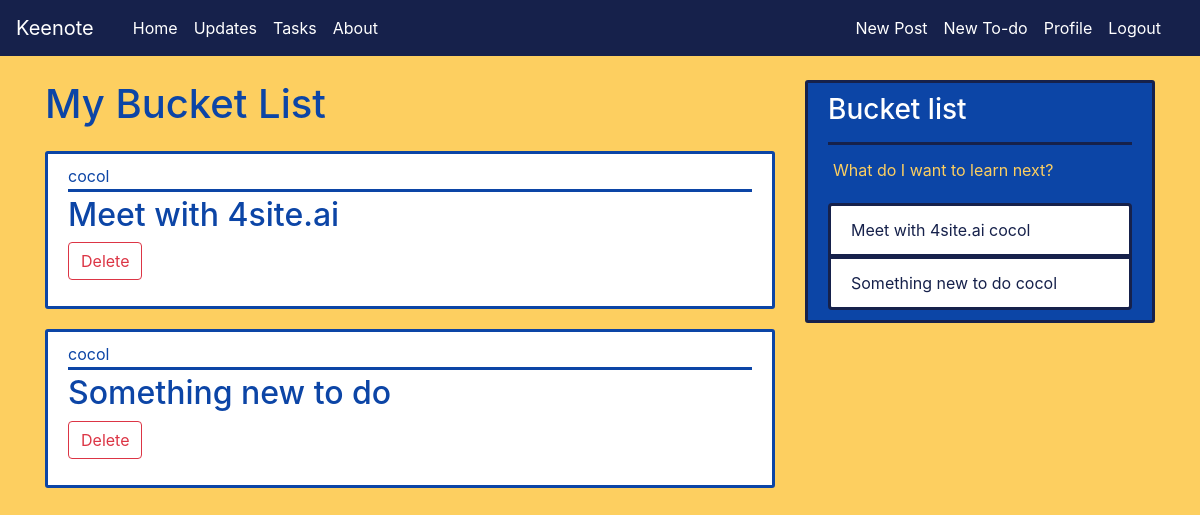
Page /mytasks/ (signed in) on the committed database.
### blog/models.py (models this page shows, shortened)
class Skill(models.Model):
    title = models.CharField(max_length = 200)
    content = models.TextField()
    author = models.ForeignKey(User, on_delete=models.CASCADE)

### blog/views.py (the view)
# urls.py: path('mytasks/', MyTasksView.as_view(), name="my-tasks"),
class MyTasksView(LoginRequiredMixin, ListView):
    model = Skill
    template_name = "blog/mytasks.html" # naming convention:<app>/<model>_<viewtype>.html
    context_object_name = 'tasks'
    ordering = ['title']

### blog/templatetags/menu_items.py (called while the page is built)
@register.inclusion_tag('blog/menu_items.html')
def menu_items():
    user = User.objects.first()
    context = {
        'items': Skill.objects.filter(author=user) #filter(author=request.user)
    }
    return context #need to check user

### blog/templates/blog/mytasks.html (shortened to what this page needs)
{% extends "blog/base.html" %}
{% block content %}
<h1 class="main-home">My Bucket List</h1>
    {% for task in tasks %}
        {% if task.author == user %}
            <article class="media content-section">
                <div class="media-body">
                    <div class="article-metadata">
                        <a class="mr-2 article-author" href="#">{{ task.author }}</a>
                    </div>
                    <h2><a class="article-title" href="#">{{ task.title }}</a></h2>
                    <form action="{% url 'delete-task' pk=task.pk %}" method="POST" class="form-group">
                        <input class="btn btn-outline-danger" type="submit" value="Delete"/>
                    </form>
                </div>
            </article>
        {% endif %}
    {% endfor %}
{% endblock %}

### blog/templates/blog/menu_items.html
{% for item in items %}
        <li class="list-group-item list-group-item-light task-item">{{ item.title }}  {{ item.author }}</li>
{% endfor %}

### blog/static/blog/main.css (style rules this page uses)
body { background: #fdcf60; color: #16214b; margin-top: 5rem; }
h1, h2, h3, h4, h5, h6 { color: #16214b; }
.main-home { color: #0c45a6; padding-bottom: 15px; }
.content-section { background-color: #ffffff; padding: 10px 20px; border: 3px solid #0c45a6; border-radius: 3px; margin-bottom: 20px; }
.list-group-item { color: #16214b; background-color: #ffffff; border: 3px solid #16214b; }
.article-title { color: #0c45a6; }
.article-metadata { padding-bottom: 1px; margin-bottom: 4px; border-bottom: 3px solid #0c45a6 }
.article-author { color: #0c45a6; }
.form, .form-group { background-color: #ffffff; color: #0c45a6; }

### rows in the picture
Skill: author "cocol", title "Meet with 4site.ai"
Skill: author "cocol", title "Something new to do"
